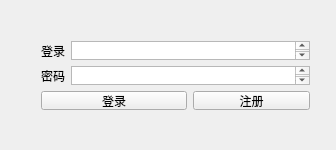
<?xml version="1.0" encoding="UTF-8"?>
<ui version="4.0">
 <class>loginClass</class>
 <widget class="QWidget" name="loginClass">
  <property name="geometry">
   <rect>
    <x>0</x>
    <y>0</y>
    <width>336</width>
    <height>150</height>
   </rect>
  </property>
  <property name="windowTitle">
   <string>login</string>
  </property>
  <widget class="QWidget" name="">
   <property name="geometry">
    <rect>
     <x>30</x>
     <y>30</y>
     <width>291</width>
     <height>91</height>
    </rect>
   </property>
   <layout class="QGridLayout" name="gridLayout">
    <item row="0" column="0">
     <widget class="QLabel" name="label">
      <property name="text">
       <string>登录</string>
      </property>
     </widget>
    </item>
    <item row="0" column="1" colspan="2">
     <widget class="QTextEdit" name="textEdit"/>
    </item>
    <item row="1" column="0">
     <widget class="QLabel" name="label_2">
      <property name="text">
       <string>密码</string>
      </property>
     </widget>
    </item>
    <item row="1" column="1" colspan="2">
     <widget class="QTextEdit" name="textEdit_2"/>
    </item>
    <item row="2" column="0" colspan="2">
     <widget class="QPushButton" name="pushButton">
      <property name="text">
       <string>登录</string>
      </property>
     </widget>
    </item>
    <item row="2" column="2">
     <widget class="QPushButton" name="pushButton_2">
      <property name="text">
       <string>注册</string>
      </property>
     </widget>
    </item>
   </layout>
  </widget>
 </widget>
 <layoutdefault spacing="6" margin="11"/>
 <resources>
  <include location="login.qrc"/>
 </resources>
 <connections/>
</ui>
